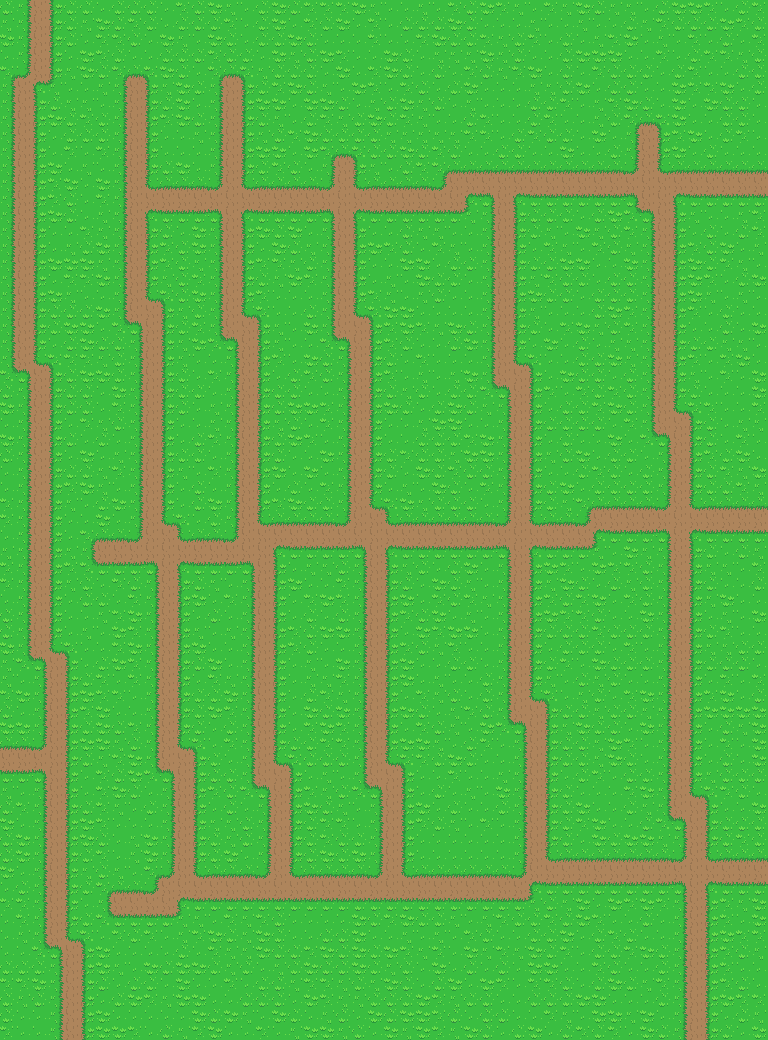

Below is a game level as drawn by its tile map, then a one-line description and the .tmx that defines it (tile-layer data replaced by summaries):
An orthogonal 48x65 tile map with 16x16 px tiles, 1 tile layer (Tile Layer 1).

<map version="1.0.0" orientation="orthogonal" renderorder="left-down" width="48" height="65" tilewidth="16" tileheight="16" nextobjectid="1">
 <tileset firstgid="1" source="../Tileset/Overworld.tsx" />
 <layer name="Tile Layer 1" width="48" height="65">
  <data>[3120 cells, 3120 non-empty, 20 distinct tile ids]</data>
 </layer>
</map>
